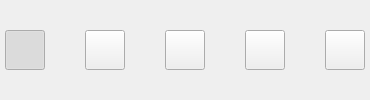
     <widget class="QWidget" name="widgetMenuBar" native="true">
      <layout class="QHBoxLayout" name="horizontalLayout_6">
       <property name="spacing">
        <number>0</number>
       </property>
       <property name="margin">
        <number>5</number>
       </property>
       <item>
        <widget class="QPushButton" name="pushButtonMenuBarNotifications">
         <property name="minimumSize">
          <size>
           <width>40</width>
           <height>40</height>
          </size>
         </property>
         <property name="maximumSize">
          <size>
           <width>40</width>
           <height>40</height>
          </size>
         </property>
         <property name="styleSheet">
          <string notr="true">border-image: url(:/images/button_bg);</string>
         </property>
         <property name="text">
          <string/>
         </property>
         <property name="icon">
          <iconset resource="images.qrc">
           <normaloff>:/images/last_off</normaloff>
           <normalon>:/images/last_on</normalon>:/images/last_off</iconset>
         </property>
         <property name="iconSize">
          <size>
           <width>40</width>
           <height>40</height>
          </size>
         </property>
         <property name="checkable">
          <bool>true</bool>
         </property>
         <property name="checked">
          <bool>true</bool>
         </property>
        </widget>
       </item>
       <item>
        <spacer name="horizontalSpacerMenuBar1">
         <property name="orientation">
          <enum>Qt::Horizontal</enum>
         </property>
         <property name="sizeHint" stdset="0">
          <size>
           <width>40</width>
           <height>20</height>
          </size>
         </property>
        </spacer>
       </item>
       <item>
        <widget class="QPushButton" name="pushButtonMenuBarAnaysis">
         <property name="minimumSize">
          <size>
           <width>40</width>
           <height>40</height>
          </size>
         </property>
         <property name="maximumSize">
          <size>
           <width>40</width>
           <height>40</height>
          </size>
         </property>
         <property name="toolTip">
          <string>Stats</string>
         </property>
         <property name="styleSheet">
          <string notr="true">border-image: url(:/images/button_bg);</string>
         </property>
         <property name="text">
          <string notr="true"/>
         </property>
         <property name="icon">
          <iconset resource="images.qrc">
           <normaloff>:/images/stats_off</normaloff>
           <normalon>:/images/stats_on</normalon>:/images/stats_off</iconset>
         </property>
         <property name="iconSize">
          <size>
           <width>40</width>
           <height>40</height>
          </size>
         </property>
         <property name="checkable">
          <bool>true</bool>
         </property>
        </widget>
       </item>
       <item>
        <spacer name="horizontalSpacerMenuBar2">
         <property name="orientation">
          <enum>Qt::Horizontal</enum>
         </property>
         <property name="sizeHint" stdset="0">
          <size>
           <width>40</width>
           <height>20</height>
          </size>
         </property>
        </spacer>
       </item>
       <item>
        <widget class="QPushButton" name="pushButtonMenuBarTools">
         <property name="minimumSize">
          <size>
           <width>40</width>
           <height>40</height>
          </size>
         </property>
         <property name="maximumSize">
          <size>
           <width>40</width>
           <height>40</height>
          </size>
         </property>
         <property name="toolTip">
          <string>Notifications</string>
         </property>
         <property name="whatsThis">
          <string/>
         </property>
         <property name="styleSheet">
          <string notr="true">border-image: url(:/images/button_bg);</string>
         </property>
         <property name="text">
          <string notr="true"/>
         </property>
         <property name="icon">
          <iconset resource="images.qrc">
           <normaloff>:/images/tools_off</normaloff>
           <normalon>:/images/tools_on</normalon>:/images/tools_off</iconset>
         </property>
         <property name="iconSize">
          <size>
           <width>40</width>
           <height>40</height>
          </size>
         </property>
         <property name="checkable">
          <bool>true</bool>
         </property>
         <property name="checked">
          <bool>false</bool>
         </property>
         <property name="autoRepeat">
          <bool>false</bool>
         </property>
        </widget>
       </item>
       <item>
        <spacer name="horizontalSpacerMenuBar3">
         <property name="orientation">
          <enum>Qt::Horizontal</enum>
         </property>
         <property name="sizeHint" stdset="0">
          <size>
           <width>40</width>
           <height>20</height>
          </size>
         </property>
        </spacer>
       </item>
       <item>
        <widget class="QPushButton" name="pushButtonMenuBarSettings">
         <property name="minimumSize">
          <size>
           <width>40</width>
           <height>40</height>
          </size>
         </property>
         <property name="maximumSize">
          <size>
           <width>40</width>
           <height>40</height>
          </size>
         </property>
         <property name="toolTip">
          <string>Settings</string>
         </property>
         <property name="styleSheet">
          <string notr="true">border-image: url(:/images/button_bg);</string>
         </property>
         <property name="text">
          <string notr="true"/>
         </property>
         <property name="icon">
          <iconset resource="images.qrc">
           <normaloff>:/images/settings_off</normaloff>
           <normalon>:/images/settings_on</normalon>:/images/settings_off</iconset>
         </property>
         <property name="iconSize">
          <size>
           <width>40</width>
           <height>40</height>
          </size>
         </property>
         <property name="checkable">
          <bool>true</bool>
         </property>
        </widget>
       </item>
       <item>
        <spacer name="horizontalSpacerMenuBar4">
         <property name="orientation">
          <enum>Qt::Horizontal</enum>
         </property>
         <property name="sizeHint" stdset="0">
          <size>
           <width>40</width>
           <height>20</height>
          </size>
         </property>
        </spacer>
       </item>
       <item>
        <widget class="QPushButton" name="pushButtonMenuBarInfo">
         <property name="minimumSize">
          <size>
           <width>40</width>
           <height>40</height>
          </size>
         </property>
         <property name="maximumSize">
          <size>
           <width>40</width>
           <height>40</height>
          </size>
         </property>
         <property name="toolTip">
          <string>Tools</string>
         </property>
         <property name="styleSheet">
          <string notr="true">border-image: url(:/images/button_bg);</string>
         </property>
         <property name="text">
          <string notr="true"/>
         </property>
         <property name="icon">
          <iconset resource="images.qrc">
           <normaloff>:/images/about_off</normaloff>
           <normalon>:/images/about_on</normalon>:/images/about_off</iconset>
         </property>
         <property name="iconSize">
          <size>
           <width>40</width>
           <height>40</height>
          </size>
         </property>
         <property name="checkable">
          <bool>true</bool>
         </property>
        </widget>
       </item>
      </layout>
     </widget>
